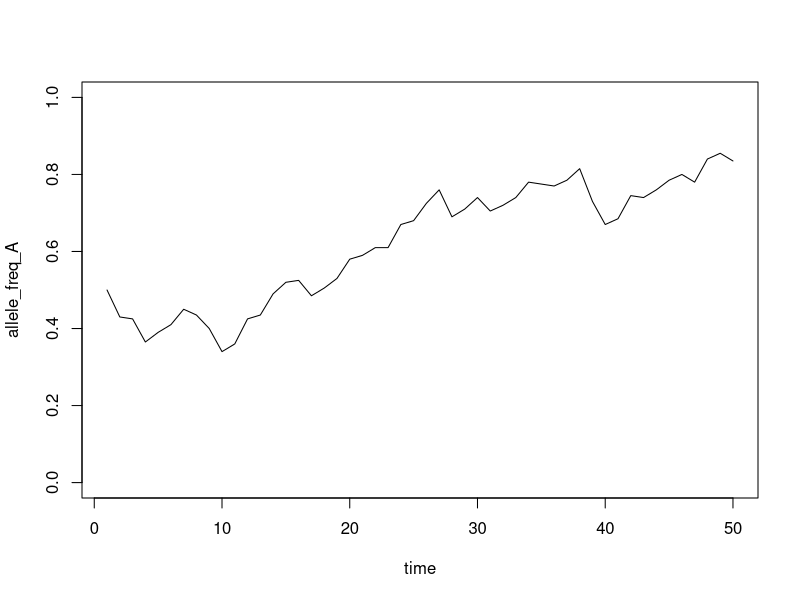

Write the R code that produced this figure.
## ---- chunk 1
pop_size <- 500
## ---- chunk 2
pool_size <- pop_size * 2
## ---- chunk 3
initial_frequency_A <- 0.5
initial_frequency_a <- 1 - initial_frequency_A
## ---- chunk 4
number_A <- round(initial_frequency_A * pool_size)
number_a <- round(initial_frequency_a * pool_size)
## ---- chunk 5
gene_pool <- c(rep("A", number_A), rep("a", number_a))
table(gene_pool)
## ---- chunk 6
new_gene_pool <- sample(gene_pool, 2 * pop_size, replace = TRUE)
## ---- chunk 7
table(new_gene_pool)
## ---- chunk 8
# Set number of generations
n_gen <- 50
pop_size <- 100

# Set up an empty vector of length n_gen to contain results
allele_freq_A <- rep(NA, n_gen)

# Put in an initial value for frequency of A
allele_freq_A[1] <- 0.5

# Establish the initial gene pool and name it gene_pool_time_n
# This part looks complicated, but I am just condensing the code from above into 1 line.
gene_pool_time_n <- c(rep("A", round(2 * allele_freq_A[1] * pop_size)), 
                    rep("a", round(2 * (1-allele_freq_A[1]) * pop_size)))

for (i in 2:n_gen) {
  gene_pool_time_n_plus_1 <- sample(gene_pool_time_n, 
                                    pop_size * 2, 
                                    replace = TRUE)
  gene_pool_table <- table(gene_pool_time_n_plus_1)
  allele_freq_A[i] <- gene_pool_table[2] / sum(gene_pool_table)

  # Replace the old gene pool with the new one.
  gene_pool_time_n <- gene_pool_time_n_plus_1
}
## ---- chunk 9
plot(1:n_gen, allele_freq_A, type = "l", xlab = "time", ylim = c(0, 1))
